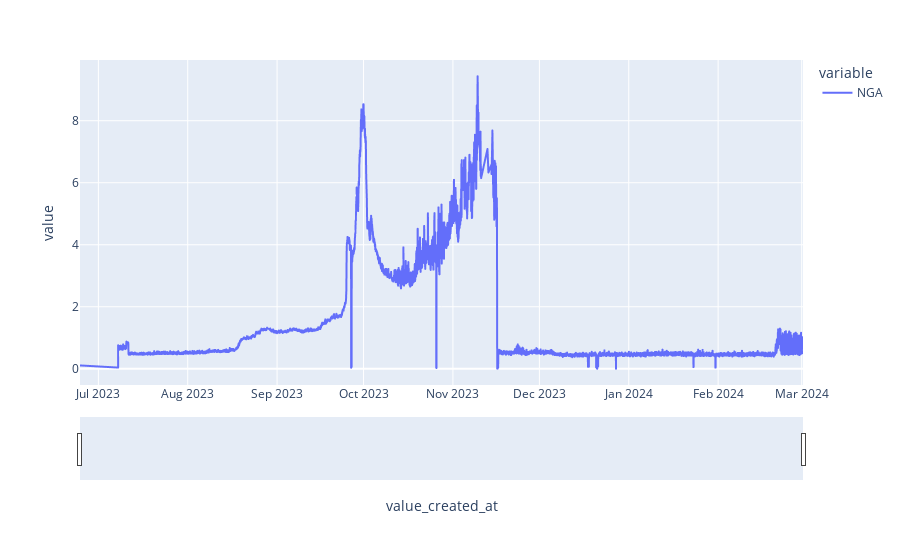

This figure's notebook cell:
### Code cell
fig = px.line(nga)
fig.update_xaxes(rangeslider_visible=True)

### Figure 1 — Plotly figure (JSON) as saved in the notebook; plotly's stock layout.template omitted (floating-point values rounded to 4 significant figures; data arrays with more than 128 entries replaced by an {"elided": "..."} marker saying what was removed)
{"data": [{"hovertemplate": "variable=NGA<br>value_created_at=%{x}<br>value=%{y}<extra></extra>", "legendgroup": "NGA", "line": {"color": "#636efa", "dash": "solid"}, "marker": {"symbol": "circle"}, "mode": "lines", "name": "NGA", "showlegend": true, "type": "scattergl", "x": {"elided": "5704 str values"}, "xaxis": "x", "y": {"elided": "5704 float values"}, "yaxis": "y"}], "layout": {"autosize": true, "legend": {"title": {"text": "variable"}, "tracegroupgap": 0}, "margin": {"t": 60}, "xaxis": {"anchor": "y", "autorange": true, "domain": [0, 1], "range": ["2023-06-24 15:05:48", "2024-03-01 10:40"], "rangeslider": {"autorange": true, "range": ["2023-06-24 15:05:48", "2024-03-01 10:40"], "visible": true, "yaxis": {"_template": null, "rangemode": "match"}}, "title": {"text": "value_created_at"}, "type": "date"}, "yaxis": {"anchor": "x", "autorange": true, "domain": [0, 1], "range": [-0.523, 9.958], "title": {"text": "value"}, "type": "linear"}}}
